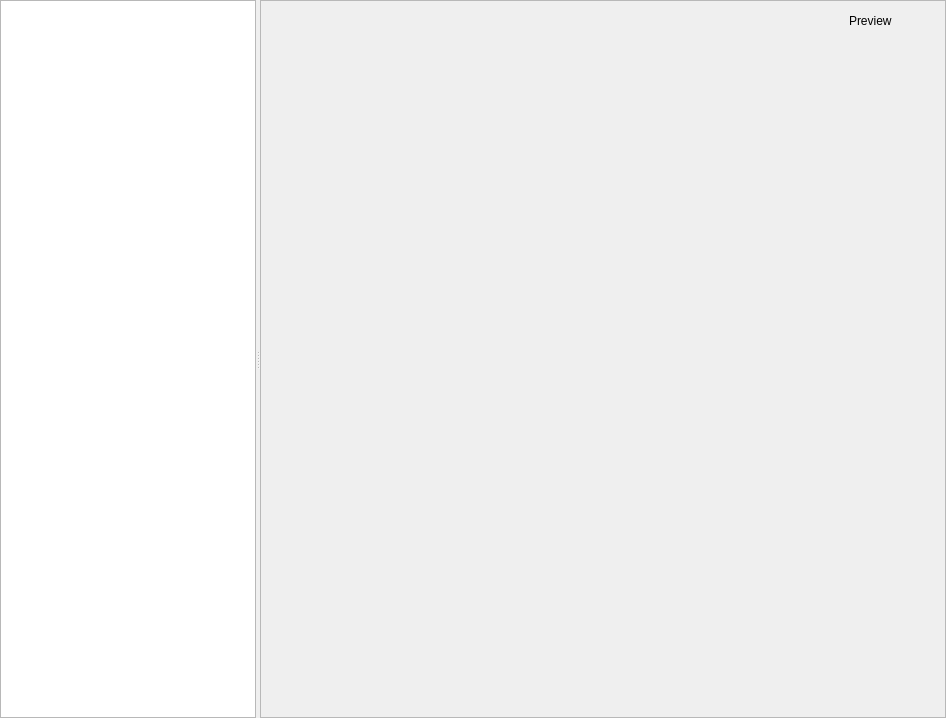
<?xml version="1.0" encoding="UTF-8"?>
<ui version="4.0">
 <class>FormEditor</class>
 <widget class="QWidget" name="FormEditor">
  <property name="geometry">
   <rect>
    <x>0</x>
    <y>0</y>
    <width>946</width>
    <height>718</height>
   </rect>
  </property>
  <property name="windowTitle">
   <string>Form</string>
  </property>
  <layout class="QVBoxLayout" name="verticalLayout_2">
   <property name="leftMargin">
    <number>0</number>
   </property>
   <property name="topMargin">
    <number>0</number>
   </property>
   <property name="rightMargin">
    <number>0</number>
   </property>
   <property name="bottomMargin">
    <number>0</number>
   </property>
   <item>
    <widget class="QSplitter" name="splitter">
     <property name="sizePolicy">
      <sizepolicy hsizetype="Expanding" vsizetype="Preferred">
       <horstretch>0</horstretch>
       <verstretch>2</verstretch>
      </sizepolicy>
     </property>
     <property name="orientation">
      <enum>Qt::Horizontal</enum>
     </property>
     <widget class="QTreeView" name="tree_view">
      <property name="sizePolicy">
       <sizepolicy hsizetype="Preferred" vsizetype="Preferred">
        <horstretch>0</horstretch>
        <verstretch>0</verstretch>
       </sizepolicy>
      </property>
      <property name="minimumSize">
       <size>
        <width>0</width>
        <height>700</height>
       </size>
      </property>
     </widget>
     <widget class="QFrame" name="item_edit_frame">
      <property name="sizePolicy">
       <sizepolicy hsizetype="Preferred" vsizetype="Preferred">
        <horstretch>2</horstretch>
        <verstretch>0</verstretch>
       </sizepolicy>
      </property>
      <property name="frameShape">
       <enum>QFrame::StyledPanel</enum>
      </property>
      <property name="frameShadow">
       <enum>QFrame::Raised</enum>
      </property>
      <layout class="QVBoxLayout" name="verticalLayout_4">
       <property name="spacing">
        <number>0</number>
       </property>
       <item alignment="Qt::AlignTop">
        <widget class="QFrame" name="frame">
         <property name="sizePolicy">
          <sizepolicy hsizetype="Preferred" vsizetype="Preferred">
           <horstretch>0</horstretch>
           <verstretch>0</verstretch>
          </sizepolicy>
         </property>
         <property name="frameShape">
          <enum>QFrame::NoFrame</enum>
         </property>
         <property name="frameShadow">
          <enum>QFrame::Raised</enum>
         </property>
         <layout class="QHBoxLayout" name="horizontalLayout">
          <property name="spacing">
           <number>2</number>
          </property>
          <property name="sizeConstraint">
           <enum>QLayout::SetDefaultConstraint</enum>
          </property>
          <property name="topMargin">
           <number>0</number>
          </property>
          <property name="rightMargin">
           <number>2</number>
          </property>
          <property name="bottomMargin">
           <number>0</number>
          </property>
          <item>
           <spacer name="horizontalSpacer">
            <property name="orientation">
             <enum>Qt::Horizontal</enum>
            </property>
            <property name="sizeHint" stdset="0">
             <size>
              <width>40</width>
              <height>20</height>
             </size>
            </property>
           </spacer>
          </item>
          <item alignment="Qt::AlignRight|Qt::AlignVCenter">
           <widget class="QLabel" name="label">
            <property name="text">
             <string>Preview</string>
            </property>
           </widget>
          </item>
          <item>
           <widget class="QPushButton" name="button_preview_mode">
            <property name="text">
             <string/>
            </property>
            <property name="checkable">
             <bool>true</bool>
            </property>
            <property name="flat">
             <bool>true</bool>
            </property>
           </widget>
          </item>
         </layout>
        </widget>
       </item>
       <item>
        <widget class="QFrame" name="frame_2">
         <property name="frameShape">
          <enum>QFrame::NoFrame</enum>
         </property>
         <property name="frameShadow">
          <enum>QFrame::Raised</enum>
         </property>
         <layout class="QVBoxLayout" name="verticalLayout">
          <property name="leftMargin">
           <number>0</number>
          </property>
          <property name="topMargin">
           <number>0</number>
          </property>
          <property name="rightMargin">
           <number>0</number>
          </property>
          <property name="bottomMargin">
           <number>0</number>
          </property>
         </layout>
        </widget>
       </item>
       <item>
        <spacer name="verticalSpacer">
         <property name="orientation">
          <enum>Qt::Vertical</enum>
         </property>
         <property name="sizeHint" stdset="0">
          <size>
           <width>20</width>
           <height>40</height>
          </size>
         </property>
        </spacer>
       </item>
      </layout>
     </widget>
    </widget>
   </item>
  </layout>
 </widget>
 <resources/>
 <connections/>
</ui>
